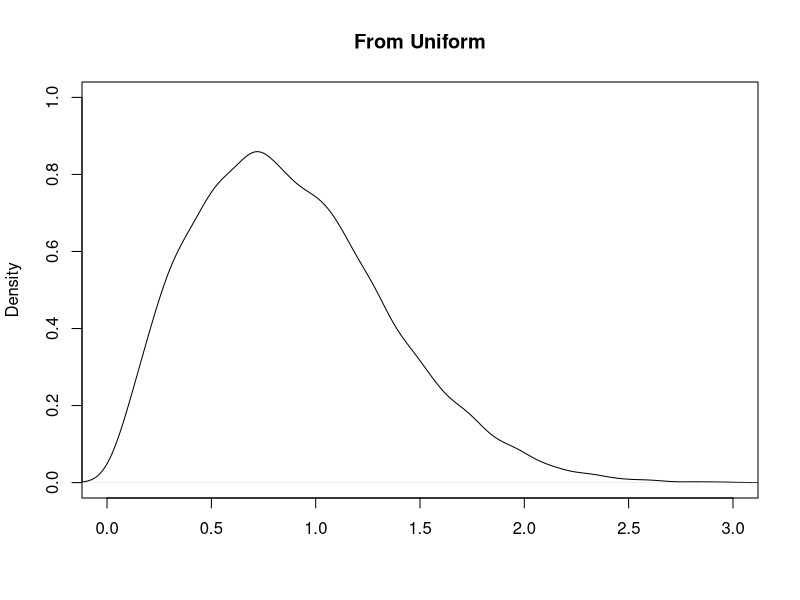
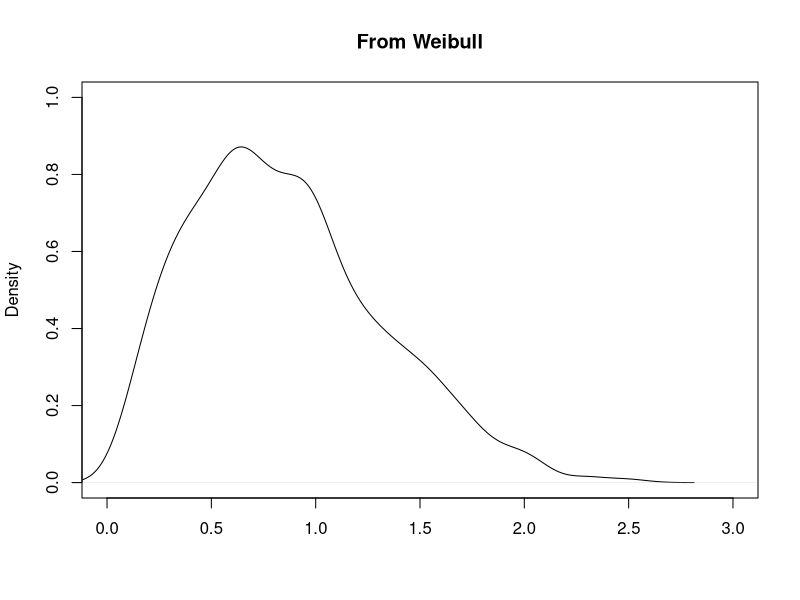
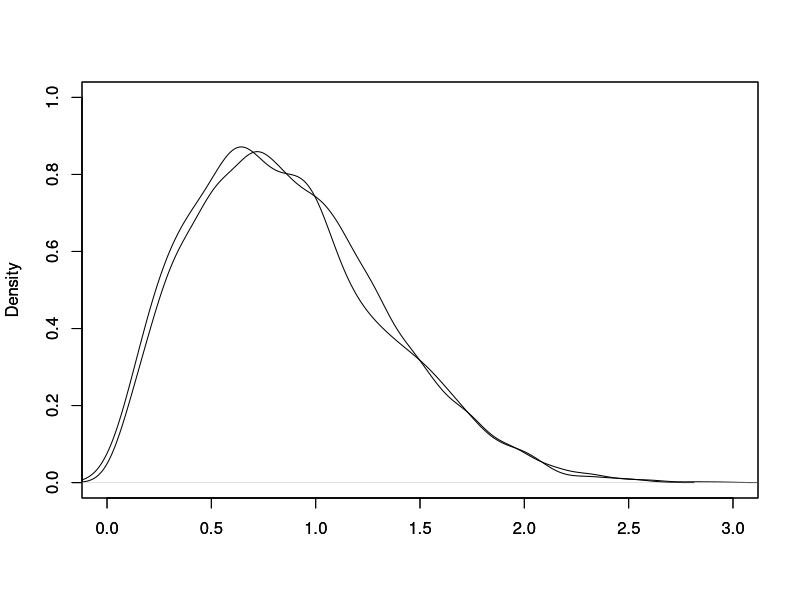
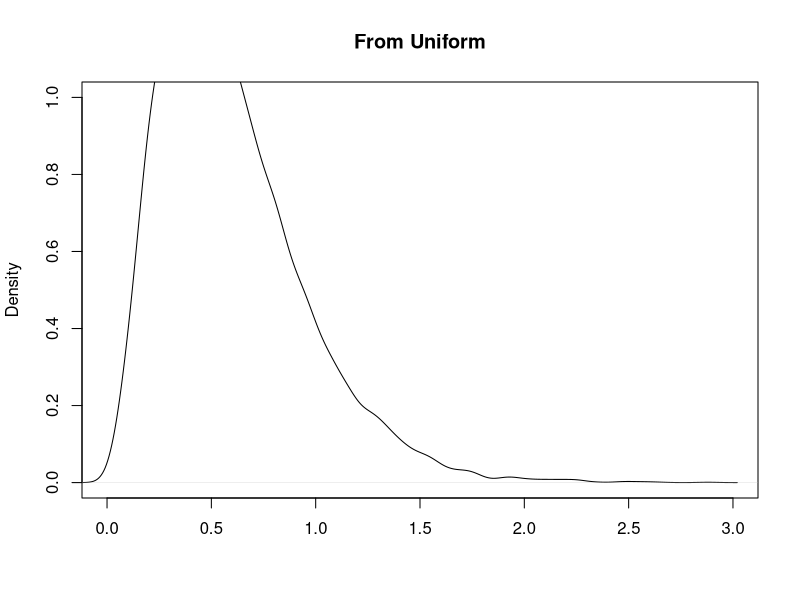
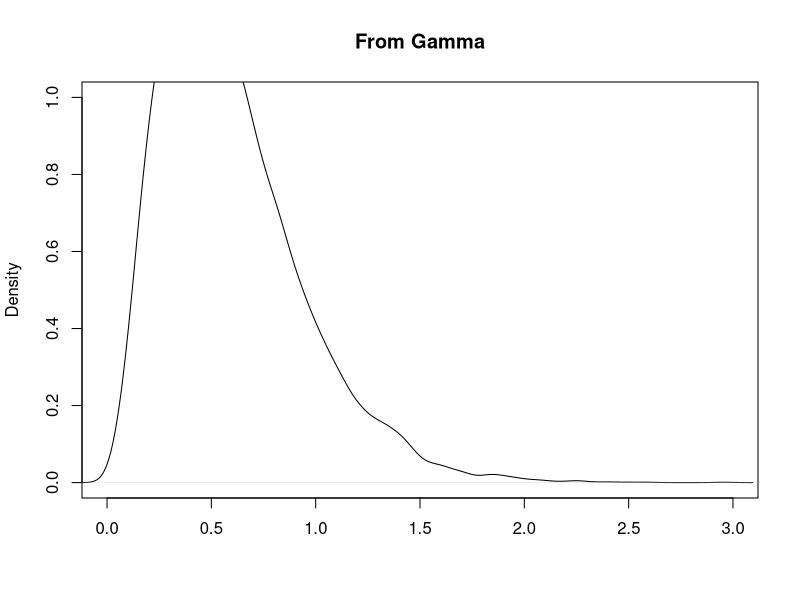
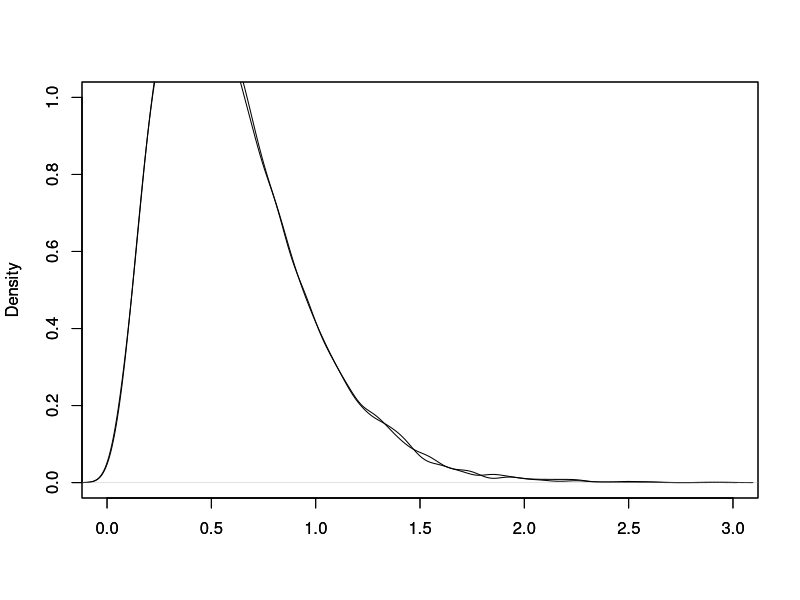
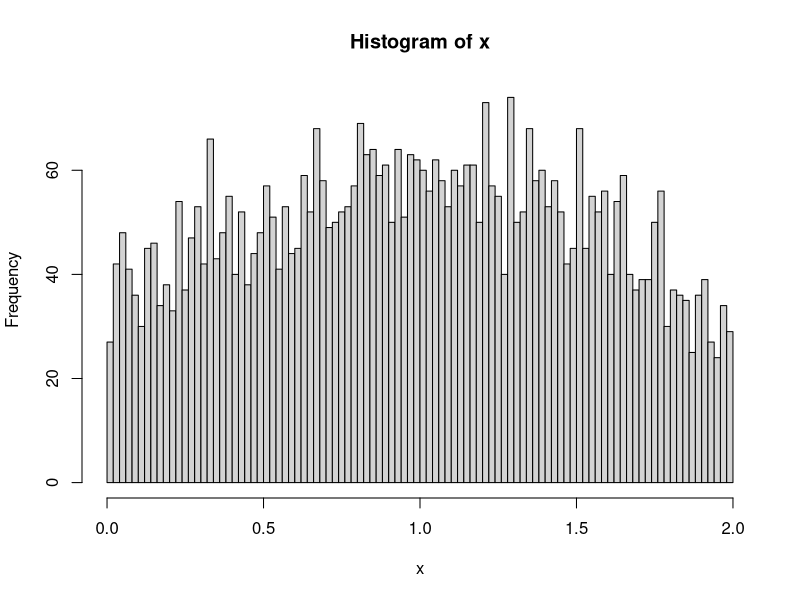
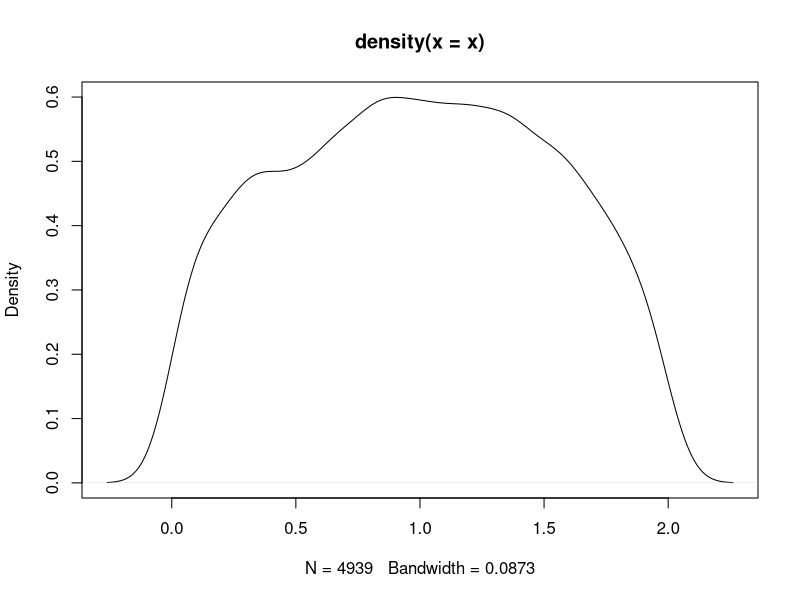

These figures' R source, in order:
## ---- chunk 1
set.seed(124345)
NSim=10^4
U=runif(NSim)
Z=(-log(1-U))^(0.5)  # The Inverse transformation of the F(x) function

#Validation
set.seed(124345)
Y=rweibull(2000,shape=2,scale=1)
plot(density(Z),	 xlim	 =c(0,3),	 ylim =	 c(0,1),	 main	 =	 "From Uniform",	
xlab=NA)
par(mfrow=c(1,1))
plot(density(Y),	 xlim	 =c(0,3),	 ylim =	 c(0,1),	 main	 =	 "From Weibull",	
xlab=NA)


#Alternate View
plot(density(Z),	 xlim	 =c(0,3),	 ylim =	 c(0,1),	 main	 =	 "",	
xlab=NA)
par(new=TRUE)
plot(density(Y),	 xlim	 =c(0,3),	 ylim =	 c(0,1),	 main	 =	 "",	
xlab=NA)
## ---- chunk 2
set.seed(123456)
NSim=3*10^4
U=runif(NSim)
U=matrix(data=U, nrow=3)
X=-log(U) #uniform to exponential
X=1/5*apply(X,2,sum) #sum up to get chisquares

#Validation
set.seed(123456)
Y=rgamma(10000, 3, 5)
plot(density(X),	 xlim	 =c(0,3),	 ylim =	 c(0,1),	 main	 =	 "From Uniform",	
xlab=NA)
par(mfrow=c(1,1))
plot(density(Y),	 xlim	 =c(0,3),	 ylim =	 c(0,1),	 main	 =	 "From Gamma",	
xlab=NA)


#Alternate View
plot(density(X),	 xlim	 =c(0,3),	 ylim =	 c(0,1),	 main	 =	 "",	
xlab=NA)
par(new=TRUE)
plot(density(Y),	 xlim	 =c(0,3),	 ylim =	 c(0,1),	 main	 =	 "",	
xlab=NA)
## ---- chunk 3
set.seed(123456)
u<-runif(10000, 0, 2)
y<-runif(10000, 0, 1)
x<-u[y<(3/10)*(-u^2+2*u+1)]
hist(x, breaks = 100)
plot(density(x))

## ---- chunk 4
# Data = 15 out of 50, beta prior
# Data = 25 our of 75, beta prior
set.seed(123456)
#Priors
n_draw <- 10000
prior_rate1 <- rbeta(n_draw,2,5)


gen_model1 <- function(rate) {
  subscribers <- rbinom(1, size = 50, prob = rate)
  subscribers
}
subscribers1 <- rep(NA, n_draw)
for(i in 1:n_draw) {
  subscribers1[i] <- gen_model1(prior_rate1[i])
}

post_rate1 <- prior_rate1[subscribers1 == 15]
hist(post_rate1)


#Chaining Updates in Beliefs. Yesterday's post is today's prior

prior_rate2 <- post_rate1


gen_model2 <- function(rate) {
  subscribers <- rbinom(1, size = 75, prob = rate)
  subscribers
}
subscribers2 <- rep(NA, length(prior_rate2))
for(i in 1:length(prior_rate2)) {
  subscribers2[i] <- gen_model2(prior_rate2[i])
}


post_rate2 <- prior_rate2[subscribers2 == 25] 


hist(post_rate2)


quantile(post_rate2, c(0.025, 0.975))
quantile(post_rate1, c(0.025, 0.975))
